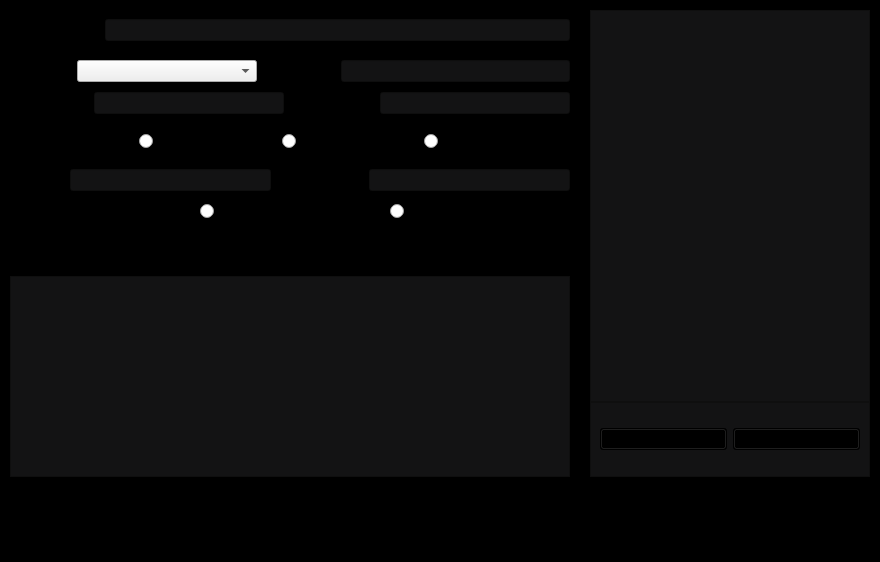
<?xml version="1.0" encoding="UTF-8"?>
<ui version="4.0">
 <class>MainWindow</class>
 <widget class="QMainWindow" name="MainWindow">
  <property name="geometry">
   <rect>
    <x>0</x>
    <y>0</y>
    <width>880</width>
    <height>562</height>
   </rect>
  </property>
  <property name="minimumSize">
   <size>
    <width>880</width>
    <height>562</height>
   </size>
  </property>
  <property name="maximumSize">
   <size>
    <width>880</width>
    <height>562</height>
   </size>
  </property>
  <property name="windowTitle">
   <string>PRODUTOS</string>
  </property>
  <property name="styleSheet">
   <string notr="true">#centralwidget{
	background-color: black;
}

#centralwidget QLineEdit{
	background-color: #131314;
}

#centralwidget QPlainTextEdit{

	background-color: #131314;
	
}

#centralwidget #frame{
	background-color: #131314;
}


#centralwidget #frame QPushButton{
	background-color: black;
}

#centralwidget #frame QPushButton:hover{
	background-color: #3c3c3c;
}


#centralwidget #frame_2{
	background-color: #131314;
}

#centralwidget #image_label{
	background-color: #131314;
}

</string>
  </property>
  <widget class="QWidget" name="centralwidget">
   <property name="styleSheet">
    <string notr="true"/>
   </property>
   <layout class="QGridLayout" name="gridLayout">
    <property name="leftMargin">
     <number>0</number>
    </property>
    <property name="topMargin">
     <number>0</number>
    </property>
    <property name="rightMargin">
     <number>0</number>
    </property>
    <property name="bottomMargin">
     <number>0</number>
    </property>
    <property name="spacing">
     <number>0</number>
    </property>
    <item row="3" column="1">
     <widget class="QWidget" name="widget_4" native="true">
      <property name="minimumSize">
       <size>
        <width>300</width>
        <height>0</height>
       </size>
      </property>
      <property name="styleSheet">
       <string notr="true"/>
      </property>
      <layout class="QGridLayout" name="gridLayout_3">
       <property name="leftMargin">
        <number>10</number>
       </property>
       <property name="topMargin">
        <number>10</number>
       </property>
       <property name="rightMargin">
        <number>10</number>
       </property>
       <property name="bottomMargin">
        <number>10</number>
       </property>
       <property name="horizontalSpacing">
        <number>10</number>
       </property>
       <property name="verticalSpacing">
        <number>0</number>
       </property>
       <item row="0" column="0" colspan="2">
        <widget class="QFrame" name="frame_2">
         <property name="sizePolicy">
          <sizepolicy hsizetype="Expanding" vsizetype="Preferred">
           <horstretch>0</horstretch>
           <verstretch>0</verstretch>
          </sizepolicy>
         </property>
         <property name="styleSheet">
          <string notr="true"/>
         </property>
         <property name="frameShape">
          <enum>QFrame::Shape::StyledPanel</enum>
         </property>
         <property name="frameShadow">
          <enum>QFrame::Shadow::Raised</enum>
         </property>
         <layout class="QHBoxLayout" name="horizontalLayout_2" stretch="0">
          <property name="spacing">
           <number>2</number>
          </property>
          <property name="leftMargin">
           <number>2</number>
          </property>
          <property name="topMargin">
           <number>2</number>
          </property>
          <property name="rightMargin">
           <number>2</number>
          </property>
          <property name="bottomMargin">
           <number>2</number>
          </property>
          <item>
           <widget class="QLabel" name="image_label">
            <property name="minimumSize">
             <size>
              <width>274</width>
              <height>378</height>
             </size>
            </property>
            <property name="maximumSize">
             <size>
              <width>310</width>
              <height>378</height>
             </size>
            </property>
            <property name="styleSheet">
             <string notr="true"/>
            </property>
            <property name="text">
             <string/>
            </property>
            <property name="alignment">
             <set>Qt::AlignmentFlag::AlignCenter</set>
            </property>
           </widget>
          </item>
         </layout>
        </widget>
       </item>
       <item row="1" column="0" colspan="2">
        <widget class="QFrame" name="frame">
         <property name="maximumSize">
          <size>
           <width>16777215</width>
           <height>75</height>
          </size>
         </property>
         <property name="styleSheet">
          <string notr="true"/>
         </property>
         <property name="frameShape">
          <enum>QFrame::Shape::StyledPanel</enum>
         </property>
         <property name="frameShadow">
          <enum>QFrame::Shadow::Raised</enum>
         </property>
         <layout class="QHBoxLayout" name="horizontalLayout">
          <item>
           <widget class="QPushButton" name="selecionar_imagem">
            <property name="text">
             <string>ALTERAR</string>
            </property>
           </widget>
          </item>
          <item>
           <widget class="QPushButton" name="limp_img">
            <property name="text">
             <string>EXCLUIR</string>
            </property>
           </widget>
          </item>
         </layout>
        </widget>
       </item>
      </layout>
     </widget>
    </item>
    <item row="3" column="0">
     <widget class="QWidget" name="widget_2" native="true">
      <property name="maximumSize">
       <size>
        <width>16777215</width>
        <height>16777215</height>
       </size>
      </property>
      <layout class="QGridLayout" name="gridLayout_2" rowstretch="0,0,0,0,0,0,0,0,0,0,0,0,0,0,0,0,0,0">
       <property name="leftMargin">
        <number>10</number>
       </property>
       <property name="topMargin">
        <number>10</number>
       </property>
       <property name="rightMargin">
        <number>10</number>
       </property>
       <property name="bottomMargin">
        <number>10</number>
       </property>
       <property name="horizontalSpacing">
        <number>0</number>
       </property>
       <property name="verticalSpacing">
        <number>10</number>
       </property>
       <item row="0" column="0" colspan="3">
        <layout class="QHBoxLayout" name="horizontalLayout_3">
         <property name="spacing">
          <number>15</number>
         </property>
         <property name="leftMargin">
          <number>0</number>
         </property>
         <property name="topMargin">
          <number>0</number>
         </property>
         <property name="rightMargin">
          <number>0</number>
         </property>
         <property name="bottomMargin">
          <number>0</number>
         </property>
         <item>
          <widget class="QLabel" name="label_6">
           <property name="minimumSize">
            <size>
             <width>80</width>
             <height>40</height>
            </size>
           </property>
           <property name="maximumSize">
            <size>
             <width>80</width>
             <height>55</height>
            </size>
           </property>
           <property name="text">
            <string>Nome</string>
           </property>
          </widget>
         </item>
         <item>
          <widget class="QLineEdit" name="nome_input">
           <property name="maximumSize">
            <size>
             <width>16777215</width>
             <height>16777215</height>
            </size>
           </property>
          </widget>
         </item>
        </layout>
       </item>
       <item row="17" column="0" colspan="3">
        <layout class="QVBoxLayout" name="verticalLayout">
         <item>
          <widget class="QLabel" name="label_13">
           <property name="minimumSize">
            <size>
             <width>0</width>
             <height>45</height>
            </size>
           </property>
           <property name="maximumSize">
            <size>
             <width>16777215</width>
             <height>45</height>
            </size>
           </property>
           <property name="text">
            <string>Descrição</string>
           </property>
           <property name="alignment">
            <set>Qt::AlignmentFlag::AlignLeading|Qt::AlignmentFlag::AlignLeft|Qt::AlignmentFlag::AlignVCenter</set>
           </property>
          </widget>
         </item>
         <item>
          <widget class="QPlainTextEdit" name="desc_input">
           <property name="maximumSize">
            <size>
             <width>167778</width>
             <height>167778</height>
            </size>
           </property>
          </widget>
         </item>
        </layout>
       </item>
       <item row="3" column="0" colspan="3">
        <layout class="QHBoxLayout" name="horizontalLayout_6">
         <property name="spacing">
          <number>15</number>
         </property>
         <property name="leftMargin">
          <number>0</number>
         </property>
         <property name="topMargin">
          <number>0</number>
         </property>
         <property name="rightMargin">
          <number>0</number>
         </property>
         <property name="bottomMargin">
          <number>0</number>
         </property>
         <item>
          <widget class="QLabel" name="label_12">
           <property name="text">
            <string>Preço Venda</string>
           </property>
          </widget>
         </item>
         <item>
          <widget class="QLineEdit" name="preco_venda_input">
           <property name="maximumSize">
            <size>
             <width>16777215</width>
             <height>16777215</height>
            </size>
           </property>
          </widget>
         </item>
         <item>
          <widget class="QLabel" name="label_3">
           <property name="maximumSize">
            <size>
             <width>130</width>
             <height>16777215</height>
            </size>
           </property>
           <property name="text">
            <string>Preço Custo</string>
           </property>
          </widget>
         </item>
         <item>
          <widget class="QLineEdit" name="preco_custo_input">
           <property name="maximumSize">
            <size>
             <width>16777215</width>
             <height>16777215</height>
            </size>
           </property>
          </widget>
         </item>
        </layout>
       </item>
       <item row="1" column="0" colspan="3">
        <layout class="QHBoxLayout" name="horizontalLayout_5">
         <property name="spacing">
          <number>15</number>
         </property>
         <property name="leftMargin">
          <number>0</number>
         </property>
         <property name="topMargin">
          <number>0</number>
         </property>
         <property name="rightMargin">
          <number>0</number>
         </property>
         <property name="bottomMargin">
          <number>0</number>
         </property>
         <item>
          <widget class="QLabel" name="label_2">
           <property name="text">
            <string>Categoria</string>
           </property>
          </widget>
         </item>
         <item>
          <widget class="QComboBox" name="categoria_combo">
           <property name="minimumSize">
            <size>
             <width>180</width>
             <height>0</height>
            </size>
           </property>
           <property name="maximumSize">
            <size>
             <width>16777215</width>
             <height>16777215</height>
            </size>
           </property>
          </widget>
         </item>
         <item>
          <widget class="QLabel" name="label">
           <property name="text">
            <string>Cód. PDV</string>
           </property>
          </widget>
         </item>
         <item>
          <widget class="QLineEdit" name="cod_pdv_input">
           <property name="maximumSize">
            <size>
             <width>16777215</width>
             <height>16777215</height>
            </size>
           </property>
          </widget>
         </item>
        </layout>
       </item>
       <item row="16" column="0" colspan="3">
        <layout class="QHBoxLayout" name="horizontalLayout_9">
         <property name="spacing">
          <number>10</number>
         </property>
         <item>
          <widget class="QLabel" name="label_7">
           <property name="text">
            <string>Status</string>
           </property>
          </widget>
         </item>
         <item>
          <widget class="QRadioButton" name="radioButton_4">
           <property name="text">
            <string>Ativo</string>
           </property>
           <attribute name="buttonGroup">
            <string notr="true">GroupStatus</string>
           </attribute>
          </widget>
         </item>
         <item>
          <widget class="QRadioButton" name="radioButton_5">
           <property name="text">
            <string>Pausado</string>
           </property>
           <attribute name="buttonGroup">
            <string notr="true">GroupStatus</string>
           </attribute>
          </widget>
         </item>
        </layout>
       </item>
       <item row="14" column="0">
        <layout class="QHBoxLayout" name="horizontalLayout_7">
         <item>
          <widget class="QLabel" name="label_8">
           <property name="maximumSize">
            <size>
             <width>120</width>
             <height>16777215</height>
            </size>
           </property>
           <property name="text">
            <string>Medida</string>
           </property>
          </widget>
         </item>
         <item>
          <widget class="QWidget" name="radioWidget" native="true">
           <property name="maximumSize">
            <size>
             <width>167778</width>
             <height>35</height>
            </size>
           </property>
           <layout class="QHBoxLayout" name="horizontalLayout_4">
            <item>
             <widget class="QRadioButton" name="radioButton">
              <property name="text">
               <string>UN</string>
              </property>
              <attribute name="buttonGroup">
               <string notr="true">GroupMedida</string>
              </attribute>
             </widget>
            </item>
            <item>
             <widget class="QRadioButton" name="radioButton_2">
              <property name="text">
               <string>KG</string>
              </property>
              <attribute name="buttonGroup">
               <string notr="true">GroupMedida</string>
              </attribute>
             </widget>
            </item>
            <item>
             <widget class="QRadioButton" name="radioButton_3">
              <property name="text">
               <string>GR</string>
              </property>
              <attribute name="buttonGroup">
               <string notr="true">GroupMedida</string>
              </attribute>
             </widget>
            </item>
           </layout>
          </widget>
         </item>
        </layout>
       </item>
       <item row="15" column="0">
        <layout class="QHBoxLayout" name="horizontalLayout_8">
         <property name="spacing">
          <number>15</number>
         </property>
         <property name="leftMargin">
          <number>0</number>
         </property>
         <item>
          <widget class="QLabel" name="label_4">
           <property name="text">
            <string>Estoque</string>
           </property>
          </widget>
         </item>
         <item>
          <widget class="QLineEdit" name="Estoque_input">
           <property name="maximumSize">
            <size>
             <width>16777215</width>
             <height>16777215</height>
            </size>
           </property>
          </widget>
         </item>
         <item>
          <widget class="QLabel" name="label_5">
           <property name="text">
            <string>Estoque mín</string>
           </property>
          </widget>
         </item>
         <item>
          <widget class="QLineEdit" name="estoque_min_input">
           <property name="maximumSize">
            <size>
             <width>16777215</width>
             <height>16777215</height>
            </size>
           </property>
          </widget>
         </item>
        </layout>
       </item>
      </layout>
     </widget>
    </item>
    <item row="4" column="0" colspan="2">
     <widget class="QWidget" name="widget" native="true">
      <property name="minimumSize">
       <size>
        <width>0</width>
        <height>75</height>
       </size>
      </property>
      <property name="maximumSize">
       <size>
        <width>16777215</width>
        <height>55</height>
       </size>
      </property>
      <layout class="QHBoxLayout" name="horizontalLayout_10">
       <property name="spacing">
        <number>0</number>
       </property>
       <property name="leftMargin">
        <number>0</number>
       </property>
       <property name="topMargin">
        <number>0</number>
       </property>
       <property name="rightMargin">
        <number>0</number>
       </property>
       <property name="bottomMargin">
        <number>15</number>
       </property>
       <item>
        <widget class="QPushButton" name="atualizar_dados">
         <property name="font">
          <font>
           <pointsize>16</pointsize>
           <bold>true</bold>
          </font>
         </property>
         <property name="styleSheet">
          <string notr="true">background-color: transparent;</string>
         </property>
         <property name="text">
          <string>ATUALIZAR</string>
         </property>
         <property name="icon">
          <iconset>
           <selectedon>:/unique/atualizar.png</selectedon>
          </iconset>
         </property>
         <property name="iconSize">
          <size>
           <width>40</width>
           <height>40</height>
          </size>
         </property>
         <property name="autoDefault">
          <bool>true</bool>
         </property>
         <property name="default">
          <bool>true</bool>
         </property>
         <property name="flat">
          <bool>true</bool>
         </property>
        </widget>
       </item>
       <item>
        <widget class="QPushButton" name="excluir_produtos">
         <property name="font">
          <font>
           <pointsize>16</pointsize>
           <bold>true</bold>
          </font>
         </property>
         <property name="styleSheet">
          <string notr="true">background-color: transparent;</string>
         </property>
         <property name="text">
          <string>EXCLUIR</string>
         </property>
         <property name="icon">
          <iconset>
           <selectedon>:/unique/excluir.png</selectedon>
          </iconset>
         </property>
         <property name="iconSize">
          <size>
           <width>40</width>
           <height>40</height>
          </size>
         </property>
         <property name="autoRepeat">
          <bool>false</bool>
         </property>
         <property name="autoDefault">
          <bool>true</bool>
         </property>
         <property name="default">
          <bool>true</bool>
         </property>
         <property name="flat">
          <bool>true</bool>
         </property>
        </widget>
       </item>
      </layout>
     </widget>
    </item>
   </layout>
  </widget>
 </widget>
 <tabstops>
  <tabstop>selecionar_imagem</tabstop>
  <tabstop>limp_img</tabstop>
 </tabstops>
 <resources>
  <include location="../../pictures/imagens.qrc"/>
 </resources>
 <connections/>
 <buttongroups>
  <buttongroup name="GroupMedida"/>
  <buttongroup name="GroupStatus"/>
 </buttongroups>
</ui>
